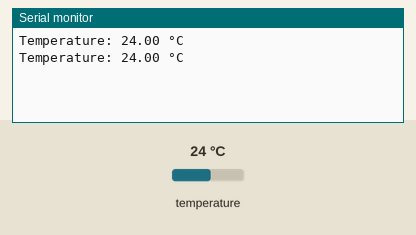
The sketch below on a simulated Arduino Uno, built with avr-gcc and run on an emulated ATmega328P. Shown: the last lines printed to the serial monitor. The inputs (shaded band) are chosen by the test bench; at power-on: temperature 24 °C.

Above: at 2.5 s.
2.6 s: temperature set to 12 °C
At 3.3 s:
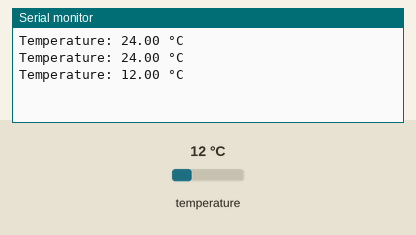
4.1 s: temperature set to 19 °C
At 5.0 s:
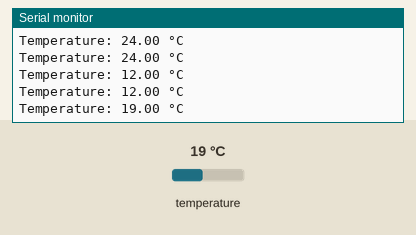
Timing chart, 0 to 7.1 s (numbered marks = the images above; inputs shaded):
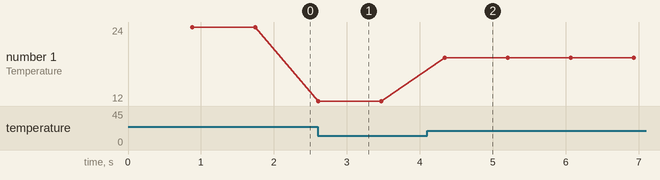

Measured:
- after the input at 2.6 s, the serial monitor: prints a new line at once (image 1)
- after the input at 4.1 s, the serial monitor: prints a new line after 0.24 s (image 2)
- plotted number 1: 24 → 12 after the input at 2.6 s, 12 → 19 after the input at 4.1 s

The sketch:

tes_DS18B20.ino
```cpp
#include <Arduino.h>

#include <OneWire.h>
#include <DallasTemperature.h>

const int oneWireBus_DS18B20 = 4;
OneWire oneWire_DS18B20(oneWireBus_DS18B20);
DallasTemperature DS18B20(&oneWire_DS18B20);


float baca_DS18B20() {
  DS18B20.requestTemperatures();
  delay(100);
  float temperatureC = DS18B20.getTempCByIndex(0);
  return temperatureC;
}


void setup()
{
Serial.begin(9600);
DS18B20.begin();

}
void loop(){
 float nilai_DS18B20 = baca_DS18B20();
  if ( nilai_DS18B20 != DEVICE_DISCONNECTED_C) {
    Serial.print("Temperature: ");
    Serial.print( nilai_DS18B20);
    Serial.println(" °C");
  } else {
    Serial.println("Error: Could not read temperature data");
  }


}
```
